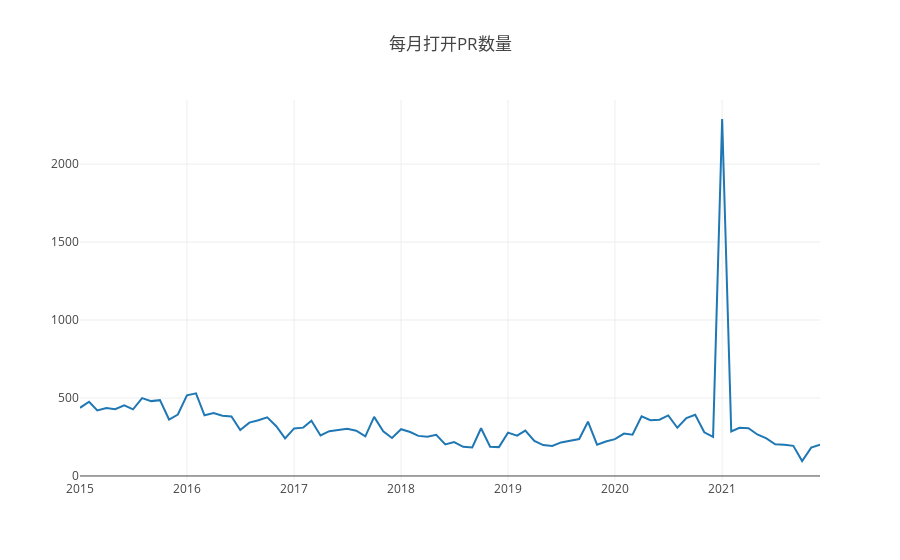

This figure's notebook cell:
### Code cell
var startYear = 2015,
  endYear = 2021;
var years = [];
var repo_id = 1300192;
var query = openDigger.driver.clickhouse.query;
for (var y = startYear; y <= endYear; y++) years.push(y);
console.log('任务3.1');
Promise.all(
  years.map((year) => {
    return query(`
    select created_at
    from github_log.events
    where repo_id=${repo_id} and type = 'PullRequestEvent' and toYear (created_at) = ${year}
    `);
  })
).then((data) => {
    const tmp = {};
    for (let i = 0; i < data.length; i++) {
      for (let j = 0; j < data[i].length; j++) {
        if (tmp.hasOwnProperty(data[i][j].created_at.slice(0, 7))) {
          tmp[data[i][j].created_at.slice(0, 7)] += 1;
        } else {
          tmp[data[i][j].created_at.slice(0, 7)] = 1;
        }
      }
    }
    const ordered = Object.fromEntries(Object.entries(tmp).sort());
    let timeArray = [];
    let countArray = [];
    for (const key in ordered) {
      timeArray.push(key);
      countArray.push(ordered[key]);
    }
    for (let i = 0; i < timeArray.length; i++) {
    console.log("月份: " + timeArray[i]);
    console.log("当月打开PR: " + countArray[i]);
  }
    var data = [
      {
        x: timeArray,
        y: countArray,
        type: 'scatter'
      },
    ];
    openDigger.render.plotly(data, {title: '每月打开PR数量'});
});

### Figure 1 — Plotly figure (JSON) as saved in the notebook; plotly's stock layout.template omitted (floating-point values rounded to 4 significant figures)
{"data": [{"type": "scatter", "x": ["2015-01", "2015-02", "2015-03", "2015-04", "2015-05", "2015-06", "2015-07", "2015-08", "2015-09", "2015-10", "2015-11", "2015-12", "2016-01", "2016-02", "2016-03", "2016-04", "2016-05", "2016-06", "2016-07", "2016-08", "2016-09", "2016-10", "2016-11", "2016-12", "2017-01", "2017-02", "2017-03", "2017-04", "2017-05", "2017-06", "2017-07", "2017-08", "2017-09", "2017-10", "2017-11", "2017-12", "2018-01", "2018-02", "2018-03", "2018-04", "2018-05", "2018-06", "2018-07", "2018-08", "2018-09", "2018-10", "2018-11", "2018-12", "2019-01", "2019-02", "2019-03", "2019-04", "2019-05", "2019-06", "2019-07", "2019-08", "2019-09", "2019-10", "2019-11", "2019-12", "2020-01", "2020-02", "2020-03", "2020-04", "2020-05", "2020-06", "2020-07", "2020-08", "2020-09", "2020-10", "2020-11", "2020-12", "2021-01", "2021-02", "2021-03", "2021-04", "2021-05", "2021-06", "2021-07", "2021-08", "2021-09", "2021-10", "2021-11", "2021-12"], "y": [437, 476, 420, 436, 428, 453, 427, 499, 480, 486, 362, 394, 517, 530, 389, 403, 386, 382, 295, 342, 357, 376, 319, 241, 305, 310, 354, 260, 287, 294, 303, 290, 254, 379, 287, 244, 300, 282, 257, 251, 264, 202, 217, 187, 183, 306, 187, 185, 278, 259, 291, 225, 198, 192, 215, 226, 237, 348, 201, 221, 236, 272, 265, 383, 358, 361, 388, 309, 371, 392, 280, 251, 2289, 285, 309, 306, 266, 241, 203, 200, 193, 96, 182, 200]}], "layout": {"autosize": true, "title": {"text": "每月打开PR数量"}, "xaxis": {"autorange": true, "range": ["2015-01-01", "2021-12-01"], "type": "date"}, "yaxis": {"autorange": true, "range": [-25.83, 2411.0], "type": "linear"}}}
